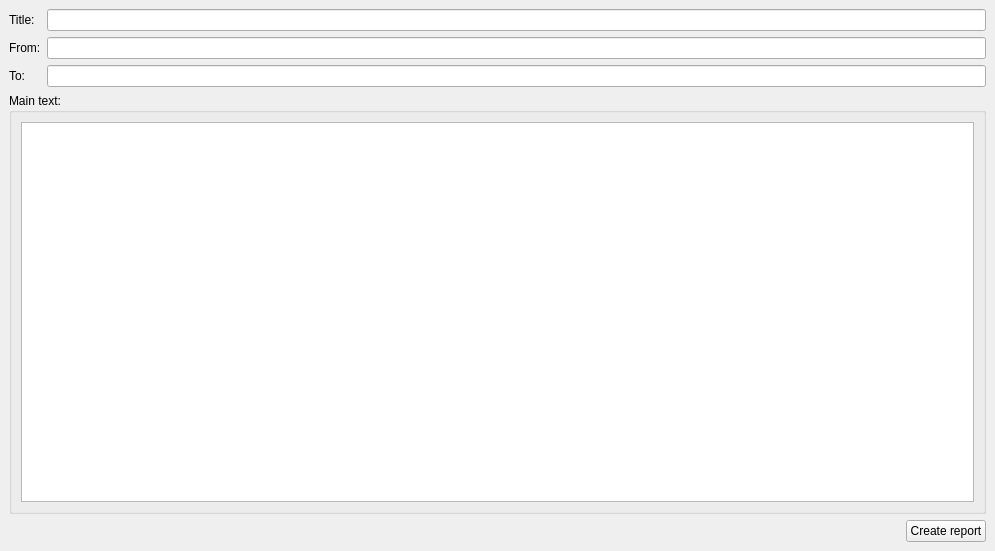
<?xml version="1.0" encoding="UTF-8"?>
<ui version="4.0">
 <class>MainWindow</class>
 <widget class="QMainWindow" name="MainWindow">
  <property name="geometry">
   <rect>
    <x>0</x>
    <y>0</y>
    <width>995</width>
    <height>551</height>
   </rect>
  </property>
  <property name="windowTitle">
   <string>QWebView-Example</string>
  </property>
  <widget class="QWidget" name="centralwidget">
   <layout class="QGridLayout" name="gridLayout_3">
    <item row="0" column="0">
     <layout class="QGridLayout" name="gridLayout_2">
      <item row="0" column="0">
       <widget class="QLabel" name="titleLabel">
        <property name="text">
         <string>Title:</string>
        </property>
       </widget>
      </item>
      <item row="0" column="1">
       <widget class="QLineEdit" name="titleEdit"/>
      </item>
      <item row="1" column="0">
       <widget class="QLabel" name="fromLabel">
        <property name="text">
         <string>From:</string>
        </property>
       </widget>
      </item>
      <item row="1" column="1">
       <widget class="QLineEdit" name="fromEdit"/>
      </item>
      <item row="2" column="0">
       <widget class="QLabel" name="toLabel">
        <property name="text">
         <string>To:</string>
        </property>
       </widget>
      </item>
      <item row="2" column="1">
       <widget class="QLineEdit" name="toEdit"/>
      </item>
     </layout>
    </item>
    <item row="1" column="0">
     <widget class="QGroupBox" name="groupBox">
      <property name="title">
       <string>Main text:</string>
      </property>
      <layout class="QGridLayout" name="gridLayout">
       <item row="0" column="0">
        <widget class="QTextEdit" name="mainTextEdit"/>
       </item>
      </layout>
     </widget>
    </item>
    <item row="2" column="0">
     <layout class="QHBoxLayout" name="horizontalLayout">
      <item>
       <spacer name="horizontalSpacer">
        <property name="orientation">
         <enum>Qt::Horizontal</enum>
        </property>
        <property name="sizeHint" stdset="0">
         <size>
          <width>40</width>
          <height>20</height>
         </size>
        </property>
       </spacer>
      </item>
      <item>
       <widget class="QPushButton" name="createReportButton">
        <property name="text">
         <string>Create report</string>
        </property>
       </widget>
      </item>
     </layout>
    </item>
   </layout>
  </widget>
 </widget>
 <resources/>
 <connections/>
</ui>
